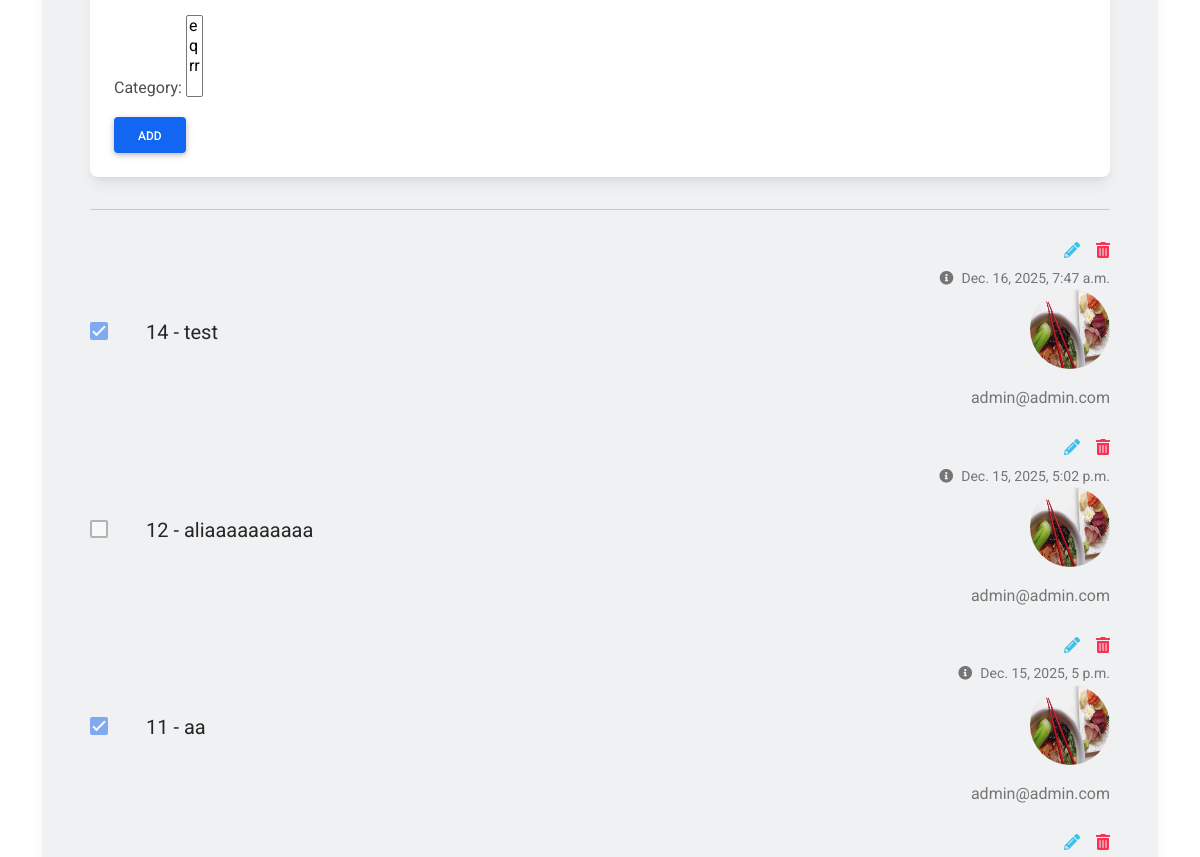
The app's page /post/ (signed in, middle part), older data.
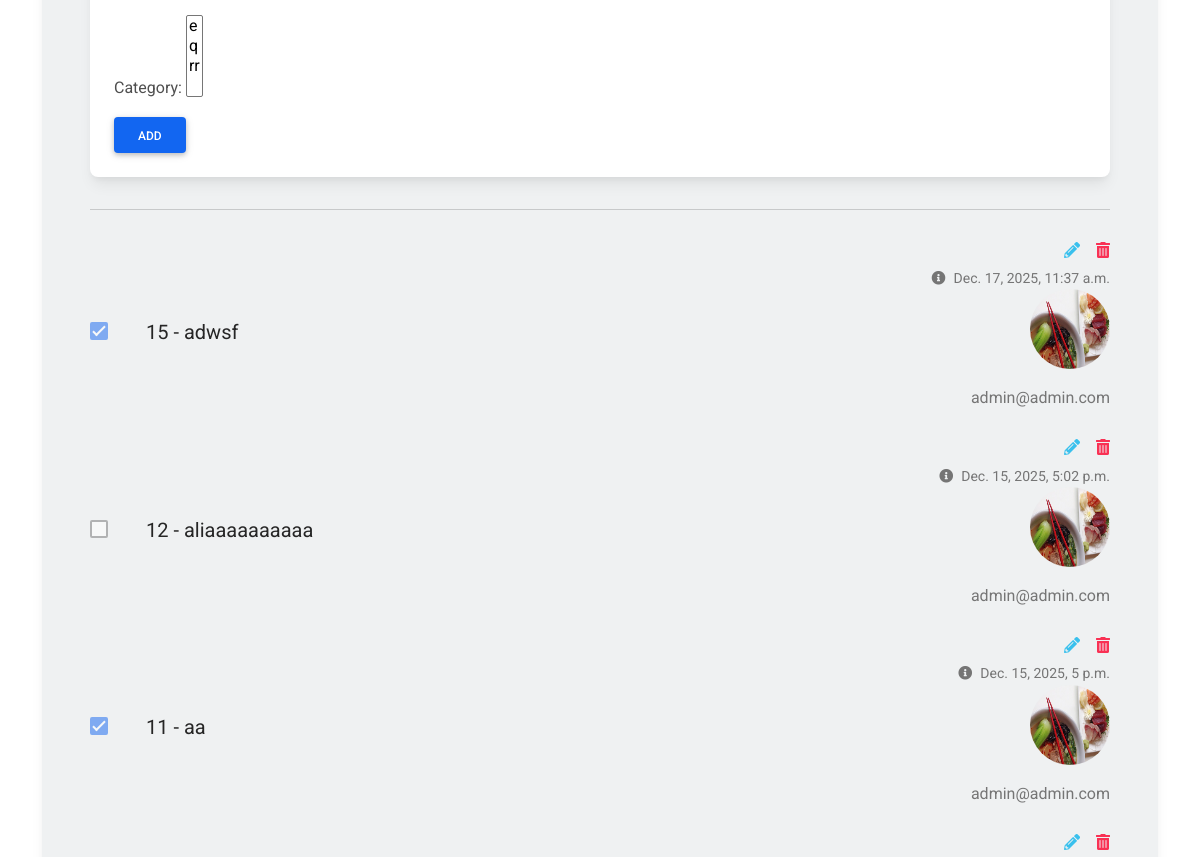
The same page, newer data.
### blog/models.py (models this page shows, shortened)
class Post(models.Model):
    image = models.ImageField(upload_to = 'blog/', default = 'blog/default.jpg')
    author = models.ForeignKey("accounts.Profile",on_delete = models.SET_NULL,null = True)
    title = models.CharField(max_length=255)
    content = models.TextField()
    tags = TaggableManager()
    category = models.ManyToManyField(Category)
    counted_views = models.IntegerField(default=0)
    status = models.BooleanField(default=False)
    login_require = models.BooleanField(default=False)
    published_date = models.DateTimeField(auto_now_add=True)
    created_date = models.DateTimeField(auto_now_add=True)
    updated_date = models.DateTimeField(auto_now=True)
    class Meta:
        ordering = ['id']

### accounts/models.py (models this page shows)
class Profile(models.Model):
    user = models.ForeignKey(User, on_delete=models.CASCADE)
    first_name = models.CharField(max_length=250)
    last_name = models.CharField(max_length=250)
    image = models.ImageField(upload_to='profile_images/',blank=True, null=True)
    description = models.TextField()
    created_date = models.DateTimeField(auto_now_add=True)
    updated_date = models.DateTimeField(auto_now=True)
    def __str__(self):
        return self.user.email

class User(AbstractBaseUser, PermissionsMixin):
    email = models.EmailField(max_length=255, unique=True)
    is_staff = models.BooleanField(default=False)
    is_active = models.BooleanField(default=True)
    is_superuser = models.BooleanField(default=False)
    is_verified = models.BooleanField(default=False)
    created_date = models.DateTimeField(auto_now_add=True)
    updated_date = models.DateTimeField(auto_now=True)
    USERNAME_FIELD = "email"
    REQUIRED_FIELDS = []
    objects = UserManager()
    def __str__(self):
        return self.email

### post/views.py (the view, shortened to what this page needs)
# urls.py: path("", PostView.as_view(), name="post"),
class PostView(MyLoginRequiredMixin, CreateView, ListView):
    model = Post
    template_name = "post/post.html"
    context_object_name = "posts"
    paginate_by = 50
    form_class = PostForm
    def get_queryset(self):
        user = self.request.user
        return (
        Post.objects
        .filter(author__user=user)
        .order_by('-created_date')
        )
    def get_initial(self,**kwargs):
        initial = super().get_initial()
        if self.request.user.is_authenticated:
            initial["author"] = Profile.objects.get(user=self.request.user)
        return initial

### post/forms.py
class PostForm(forms.ModelForm):
    class Meta:
        model = Post
        fields = [
            'author',
            'image',
            'title',
            'content',
            'tags',
            'category',
        ]
        widgets = {
            "author": forms.HiddenInput(),
        }

### blog/models.py (called while the page is built)
    def __str__(self):
        return self.name

### templates/post/post.html (shortened to what this page needs)
{%load static%}
<!DOCTYPE html>
<html lang="en">
<head>
  <link rel="stylesheet" href="https://use.fontawesome.com/releases/v5.15.2/css/all.css" />
  <link rel="stylesheet" href="{% static "post/css/bootstrap-to-do-list.min.css" %}" />
</head>
<body>
  <section class="vh-100">
    <div class="container py-5 h-100">
      <div class="row d-flex justify-content-center align-items-center h-100">
        <div class="col">
          <div class="card" id="list1" style="border-radius: .75rem; background-color: #eff1f2;">
            <div class="card-body py-4 px-4 px-md-5">
              <div class="pb-2">
                <div class="card">
                  <div class="card-body">
                    <div class="d-flex flex-row align-items-center">
                      <form action="{% url 'post:post' %}" method="post" enctype="multipart/form-data">
                        {{ form.as_p }}
                        <button type="submit" class="btn btn-primary">Add</button>
                      </form>
                    </div>
                  </div>
                </div>
              </div>
              <hr class="my-4">
              {% for post in posts %}
              <ul class="list-group list-group-horizontal rounded-0 bg-transparent">
                <li class="list-group-item d-flex align-items-center ps-0 pe-3 py-1 rounded-0 border-0 bg-transparent">
                  <a href="{% url 'post:post-complete' pk=post.id %}" title="complete post">
                    <div class="form-check">
                      <input
                      class="form-check-input me-0"
                      type="checkbox"
                      value=''
                      id="flexCheckChecked1"
                      aria-label="..."
                      {% if post.status == True %}
                      checked
                      {% endif %}
                      disabled
                      />
                    </div>
                  </a>
                </li>
                <li class="list-group-item px-3 py-1 d-flex align-items-center flex-grow-1 border-0 bg-transparent">
                  <p class="lead fw-normal mb-0">{{post.id}} - {{post.title}} </p>
                </li>
                <li class="list-group-item ps-3 pe-0 py-1 rounded-0 border-0 bg-transparent">
                  <div class="d-flex flex-row justify-content-end mb-1">
                    <a href="{% url 'post:post-edit' pk=post.id %}" class="text-info" data-mdb-toggle="tooltip" title="Edit todo"><i class="fas fa-pencil-alt me-3"></i></a>
                    <a href="{% url 'post:post-delete' pk=post.id %}" class="text-danger" data-mdb-toggle="tooltip" title="Delete todo"><i class="fas fa-trash-alt"></i></a>
                  </div>
                  <div class="text-end text-muted">
                    <a href="#!" class="text-muted" data-mdb-toggle="tooltip" title="Created date">
                      <p class="small mb-0"><i class="fas fa-info-circle me-2"></i>{{post.created_date}}</p></a>
                      <p><img src="{{ post.author.image.url }}" alt="Profile Image" style="width:80px; height:80px; border-radius:50%;"></p>
                      <p> {{post.author}} </p>
                  </div>
                </li>
              </ul>
              {% endfor %}
            </div>
          </div>
        </div>
      </div>
    </div>
  </section>
</body>
</html>

Row changes from the older to the newer data that the page shows:
removed Post: status "☑", id "14", title "test", created_date "Dec. 16, 2025, 7:47 a.m.", author.image (picture), author "admin@admin.com"
added Post: status "☑", id "15", title "adwsf", created_date "Dec. 17, 2025, 11:37 a.m.", author.image (picture), author "admin@admin.com"
